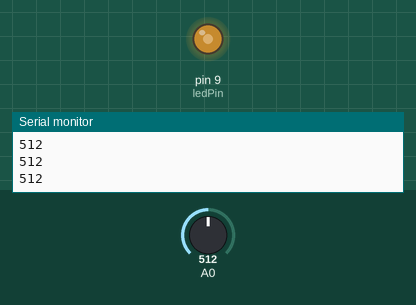
Simulated run of this sketch. Board: Arduino Uno, built with avr-gcc and run on an emulated ATmega328P. Shown: output pins drawn as LEDs (lit = HIGH), the last lines printed to the serial monitor. Inputs (shaded band) come from the test bench; at power-on: A0 = 512.

Above: at 1.2 s.
1.3 s: A0 set to 716
At 1.7 s:
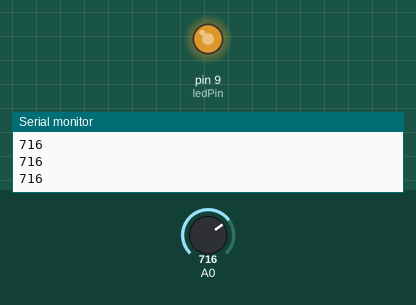
2.8 s: A0 set to 900
At 4.0 s:
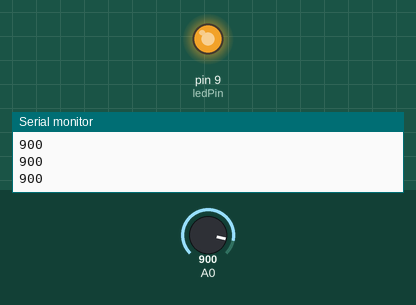
4.3 s: A0 set to 122
At 5.5 s:
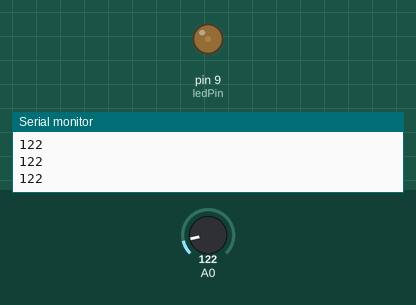
5.8 s: A0 set to 0
At 6.8 s:
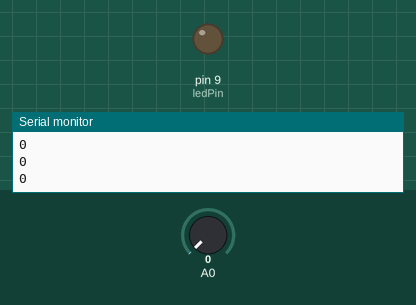
Timing chart, 0 to 8.3 s (numbered marks = the images above; inputs shaded):
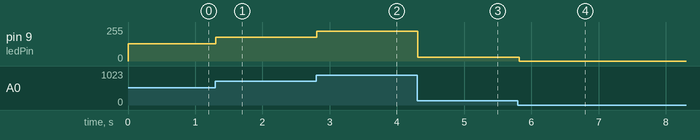

The sketch:

sketch_may03a.ino
```cpp
int ledPin  = 9;

void setup() {
  // put your setup code here, to run once:
  Serial.begin(9600);

}

void loop() {
  // put your main code here, to run repeatedly:
  int sensorValue = analogRead(A0);
  byte sample = (byte) sensorValue/1024*127;
  Serial.println(sensorValue);
  analogWrite(ledPin, sensorValue/4);
  delay(100);
}
```

Measured:
- after the input at 1.3 s, pin 9 (ledPin): 128/255 → 179/255 at once
- after the input at 2.8 s, pin 9 (ledPin): 179/255 → 225/255 at once
- after the input at 4.3 s, pin 9 (ledPin): 225/255 → 30/255 at once
- after the input at 5.8 s, pin 9 (ledPin): 30/255 → 0/255 at once
